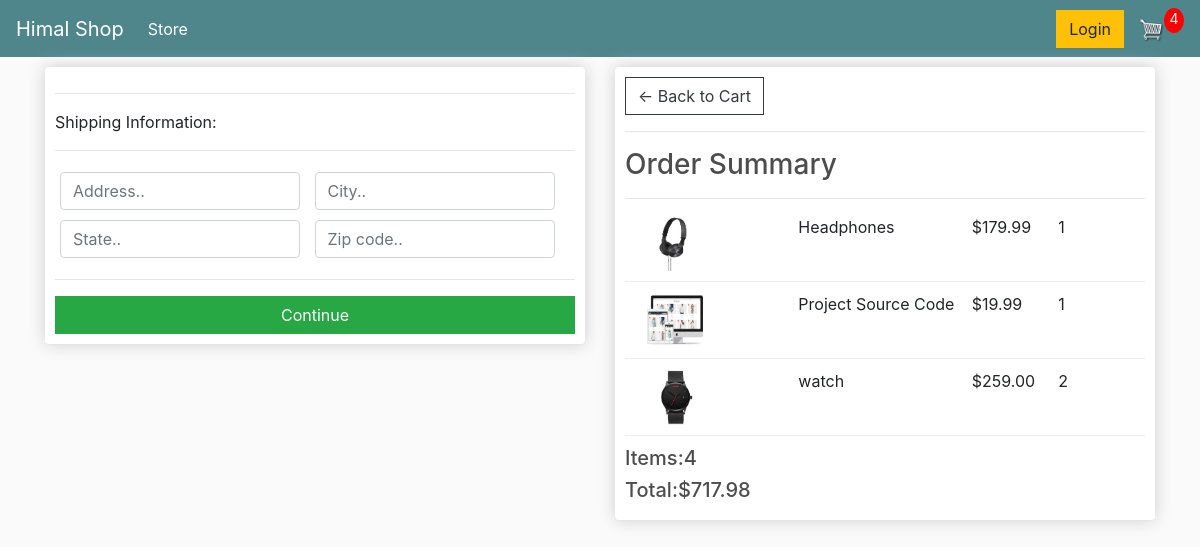
Screenshot of /checkout/ (signed in) with the database file from the repository.
### store/models.py (models this page shows, shortened)
class OrderItem(models.Model):
    product=models.ForeignKey(Product,on_delete=models.SET_NULL,null=True)
    order=models.ForeignKey(Order,on_delete=models.SET_NULL,null=True)
    quantity=models.IntegerField(default=0,null=True,blank=True)
    date_added=models.DateTimeField(auto_now_add=True)
    @property
    def get_total(self):
        total=self.product.price * self.quantity
        return total

class Product(models.Model):
    name=models.CharField(max_length=200,null=True)
    price=models.DecimalField(max_digits=7, decimal_places=2)
    digital=models.BooleanField(default=False,null=True,blank=True)
    image=models.ImageField(null=True,blank=True)
    @property
    def imageURL(self):
        try:
            url=self.image.url
        except:
            url=''
        return url

class Order(models.Model):
    customer=models.ForeignKey(Customer,on_delete=models.SET_NULL,null=True,blank=True)
    date_ordered=models.DateTimeField(auto_now_add=True)
    complete=models.BooleanField(default=False)
    transaction_id=models.CharField(max_length=100,null=True)
    @property
    def shipping(self):
        shipping=False
        orderitems=self.orderitem_set.all()#get all order items
        for i in orderitems:#use loop to check whether we need shipping or not
            if i.product.digital == False:
                shipping=True
        return shipping
    @property
    def get_cart_total(self):
        orderitems=self.orderitem_set.all()
        total=sum([item.get_total for item in orderitems])
        return total
    @property
    def get_cart_items(self):
        orderitems=self.orderitem_set.all()
        total=sum([item.quantity for item in orderitems])
        return total

### store/views.py (the view)
# urls.py: path('checkout/',views.checkout,name='checkout'),
def checkout(request):
    data=cartData(request)
    cartItems=data['cartItems']
    order=data['order']
    items = data['items']
    context={'items':items,'order':order,'cartItems':cartItems}
    return render(request,'store/checkout.html',context)

### store/utils.py (called while the page is built)
def cartData(request):
    if request.user.is_authenticated:
        customer=request.user.customer
        order,created=Order.objects.get_or_create(customer=customer,complete=False)
        items=order.orderitem_set.all()
        cartItems=order.get_cart_items
    else:
        cookieData=cookieCart(request)
        cartItems=cookieData['cartItems']
        order=cookieData['order']
        items = cookieData['items']
    return {'cartItems':cartItems,'order':order,'items':items}

### store/templates/store/checkout.html (shortened to what this page needs)
{% extends 'store/main.html'%}
{%load static %}
{%block content%}
  <div class="row">
      <div class="col-lg-6">
          <div class="box-element" id="form-wrapper">
                <form id="form">
                    <div id="shipping-info">
                        <hr>
                        <p>Shipping Information:</p>
                        <hr>
                        <div class="form-field">
                            <input class="form-control" type="text" name="address" placeholder="Address..">
                        </div>
                        <div class="form-field">
                            <input class="form-control" type="text" name="city" placeholder="City..">
                        </div>
                        <div class="form-field">
                            <input class="form-control" type="text" name="state" placeholder="State..">
                        </div>
                        <div class="form-field">
                            <input class="form-control" type="text" name="zipcode" placeholder="Zip code..">
                        </div>
                    </div>
                    <hr>
                    <input id="form-button" class="btn btn-success btn-block" type="submit" value="Continue">
                </form>
          </div>
          <br>
      </div>
      <div class="col-lg-6">
        <div class="box-element">
            <a  class="btn btn-outline-dark" href="{% url 'cart' %}">&#x2190; Back to Cart</a>
            <hr>
            <h3>Order Summary</h3>
            <hr>
            {%for item in items%}
            <div class="cart-row">
                <div style="flex:2"><img class="row-image" src="{{item.product.imageURL}}"></div>
                <div style="flex:2"><p>{{item.product.name}}</p></div>
                <div style="flex:1"><p>${{item.product.price|floatformat:2}}</p></div>
                <div style="flex:1"><p>{{item.quantity}}</p></div>
            </div>
            {%endfor%}
            <h5>Items:{{order.get_cart_items}}</h5>
            <h5>Total:${{order.get_cart_total|floatformat:2}}</h5>
        </div>
    </div>
  </div>
{%endblock%}

### static/css/main.css (style rules this page uses)
body { background-color: hsl(0, 0%, 98%); }
h1,h2,h3,h4,h5,h6 { color:hsl(0, 0%, 30%); }
.box-element { box-shadow:hsl(0, 0%, 80%) 0 0 16px; background-color: #fff; border-radius: 4px; padding: 10px; }
.col-lg-4, .col-lg-6, .col-lg-8, .col-lg-12 { margin-top: 10px; }
.btn { border-radius: 0; }
.row-image { width: 100px; }
.form-field { width:250px; display: inline-block; padding: 5px; }
.cart-row { display: flex; align-items: flex-stretch; padding-bottom: 10px; margin-bottom: 10px; border-bottom: 1px solid #ececec; }

### rows the page displays
OrderItem: product.imageURL (picture), product.name "Headphones", product.price "179.99", quantity "1"
OrderItem: product.imageURL (picture), product.name "Project Source Code", product.price "19.99", quantity "1"
OrderItem: product.imageURL (picture), product.name "watch", product.price "259.00", quantity "2"
Order: get_cart_items "4", get_cart_total "717.98"

### other values shown
{{ cartItems }} "4"
